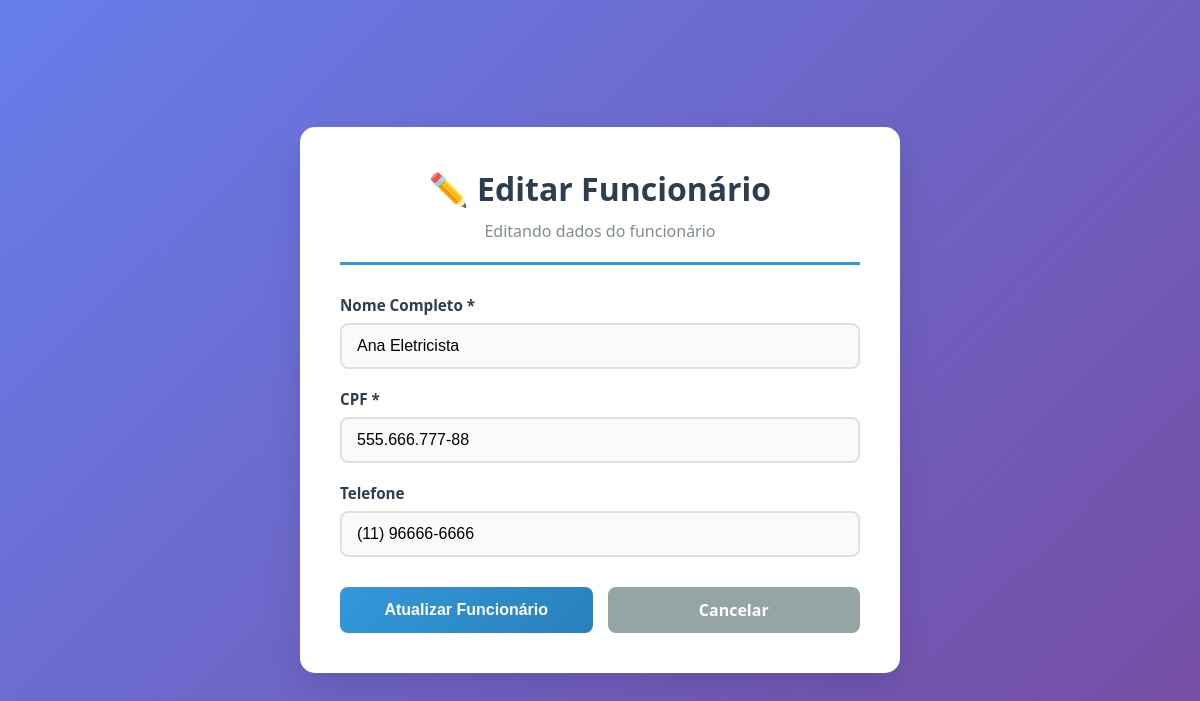
/funcionarios/editar.php?id=2, run on the app's committed database.
### tables this page shows
CREATE TABLE FUNCIONARIO (
    ID_FUNCIONARIO INT AUTO_INCREMENT PRIMARY KEY,
    NOME_FUNCIONARIO VARCHAR(100) NOT NULL,
    CPF_FUNCIONARIO VARCHAR(14) UNIQUE NOT NULL,
    TELEFONE_FUNCIONARIO VARCHAR(15),
    ESPECIALIDADE VARCHAR(150)
);

### funcionarios/editar.php (the view, shortened to what this page needs)
<?php
require_once '../conexao.php';
$id_funcionario = $_GET['id'];
$sql = "SELECT * FROM FUNCIONARIO WHERE ID_FUNCIONARIO = ?";
$stmt = $pdo->prepare($sql);
$stmt->execute([$id_funcionario]);
$funcionario = $stmt->fetch(PDO::FETCH_ASSOC);
?>
<!DOCTYPE html>
<html lang="pt-br">
<head>
    <link rel="stylesheet" href="formulario.css">
</head>
<body>
    <div class="container">
        <div class="form-wrapper">
            <div class="header">
                <h1>✏️ Editar Funcionário</h1>
                <p>Editando dados do funcionário</p>
            </div>
            <form method="POST" class="form-cadastro">
                <div class="form-group">
                    <label for="nome">Nome Completo *</label>
                    <input type="text" id="nome" name="nome" value="<?= htmlspecialchars($funcionario['NOME_FUNCIONARIO']) ?>" maxlength="100" required>
                </div>
                <div class="form-group">
                    <label for="cpf">CPF *</label>
                    <input type="text" id="cpf" name="cpf" value="<?= htmlspecialchars($funcionario['CPF_FUNCIONARIO']) ?>" maxlength="14" required>
                </div>
                <div class="form-group">
                    <label for="telefone">Telefone</label>
                    <input type="text" id="telefone" name="telefone" value="<?= htmlspecialchars($funcionario['TELEFONE_FUNCIONARIO']) ?>" maxlength="15">
                </div>
                <div class="form-actions">
                    <button type="submit" class="btn btn-primary">Atualizar Funcionário</button>
                    <a href="listar.php" class="btn btn-secondary">Cancelar</a>
                </div>
            </form>
        </div>
    </div>
</body>
</html>

### funcionarios/formulario.css (style rules this page uses)
* { margin: 0; padding: 0; box-sizing: border-box; }
body { font-family: 'Segoe UI', Tahoma, Geneva, Verdana, sans-serif; background: linear-gradient(135deg, #667eea 0%, #764ba2 100%); min-height: 100vh; padding: 20px; display: flex; justify-content: center; align-items: center; }
.container { width: 100%; max-width: 600px; }
.form-wrapper { background: white; border-radius: 15px; box-shadow: 0 15px 35px rgba(0,0,0,0.1); padding: 40px; transition: transform 0.3s ease; }
.header { text-align: center; margin-bottom: 30px; border-bottom: 3px solid #3498db; padding-bottom: 20px; }
.header h1 { color: #2c3e50; font-size: 2em; margin-bottom: 10px; }
.header p { color: #7f8c8d; font-size: 1em; }
.form-cadastro { display: flex; flex-direction: column; gap: 20px; }
.form-group { display: flex; flex-direction: column; }
.form-group label { color: #2c3e50; font-weight: 600; margin-bottom: 8px; font-size: 0.95em; }
.form-group input, .form-group textarea { padding: 12px 15px; border: 2px solid #e0e0e0; border-radius: 8px; font-size: 1em; transition: all 0.3s ease; background: #fafafa; }
.form-actions { display: flex; gap: 15px; margin-top: 10px; }
.btn { padding: 12px 25px; border: none; border-radius: 8px; font-size: 1em; font-weight: 600; text-decoration: none; text-align: center; cursor: pointer; transition: all 0.3s ease; flex: 1; }
.btn-primary { background: linear-gradient(135deg, #3498db, #2980b9); color: white; }
.btn-secondary { background: #95a5a6; color: white; }

### data on the page
funcionario: nome "Ana Eletricista", cpf "555.666.777-88", telefone "(11) 96666-6666"
